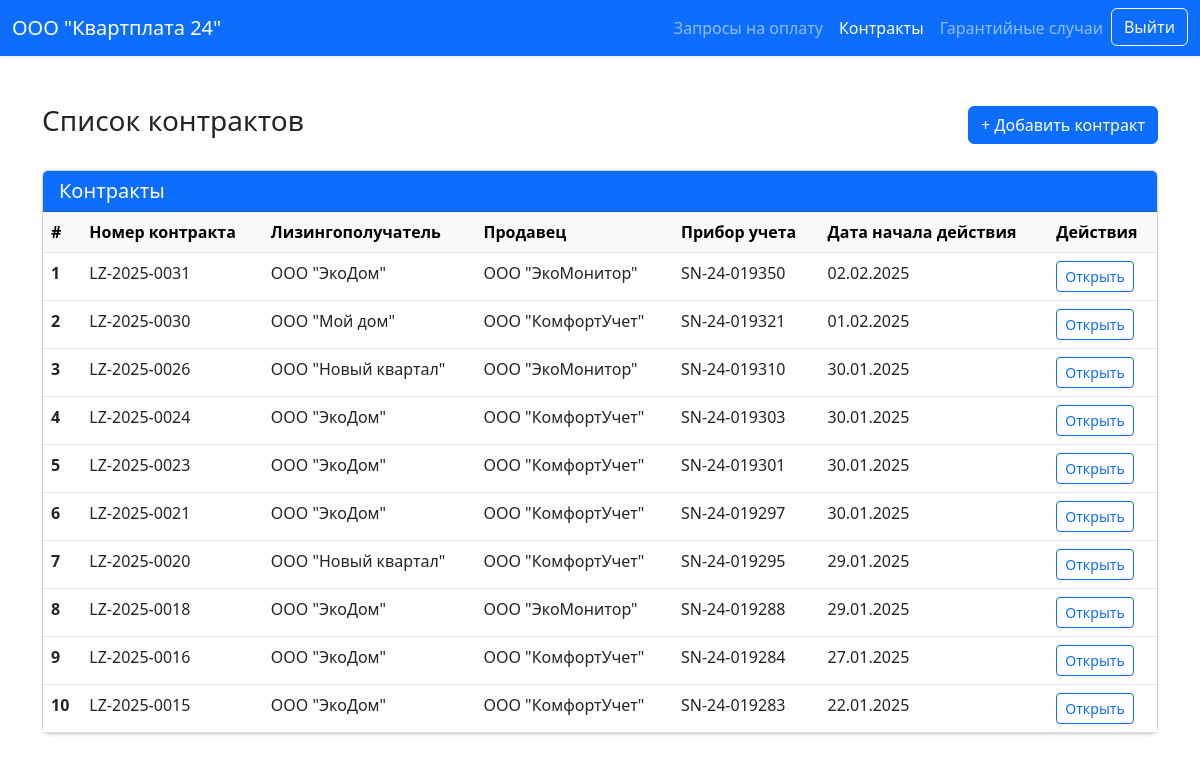
Before: /contract/list/ (signed in) with the older database file.
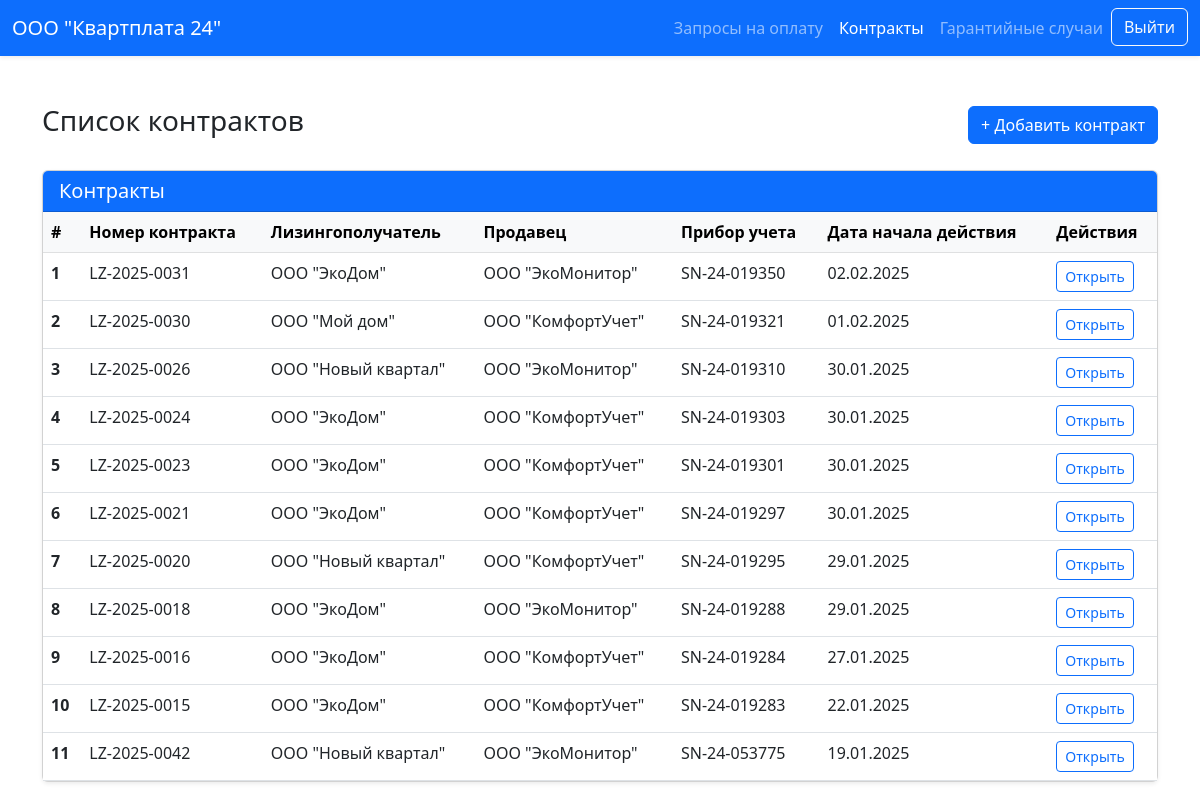
After: the same page with the newer database file.
### leasing/models.py (models this page shows, shortened)
class Contract(models.Model):
    lessor = models.ForeignKey(
        User,
        related_name='lessor_contracts',
        on_delete=models.CASCADE
    )
    lessee = models.ForeignKey(
        User,
        related_name='lessee_contracts',
        on_delete=models.CASCADE
    )
    seller = models.ForeignKey(
        User,
        related_name='seller_contracts',
        on_delete=models.CASCADE
    )
    number = models.CharField(max_length=30)
    meter = models.CharField(max_length=20)
    started = models.DateField()
    class Meta:
        ordering = ['-started', '-number']

class Profile(models.Model):
    ROLE_CHOICES = [
        ('LR', 'Lessor'),
        ('LE', 'Lessee'),
        ('SE', 'Seller'),
        ('AD', 'Admin')
    ]
    user = models.OneToOneField(
        User,
        related_name='profile',
        on_delete=models.CASCADE
    )
    display_name = models.CharField(
        max_length=200,
        blank=True,
        null=True
    )
    role = models.CharField(
        max_length=2,
        choices=ROLE_CHOICES
    )

### leasing/views.py (the view)
# urls.py: path('contract/list/', views.list_contract, name='list_contract'),
@login_required
def list_contract(request):
    user = request.user
    role = user.profile.role
    is_lessor = False
    if role == 'LR':
        is_lessor = True
        contracts = Contract.objects.filter(lessor=user)
    elif role == 'LE':
        contracts = Contract.objects.filter(lessee=user)
    elif role == 'SE':
        contracts = Contract.objects.filter(seller=user)
    elif role == 'AD':
        contracts = Contract.objects.all()
    else:
        contracts = None
    return render(
        request,
        'contract/list.html',
        {
            'company_name': user.profile.display_name,
            'contracts': contracts,
            'is_lessor': is_lessor,
            'section': 'contract',
        }
    )

### leasing/templates/contract/list.html (shortened to what this page needs)
{% extends 'base.html' %}
{% block content %}
	<div class="container my-5">
        <div class="d-flex justify-content-between align-items-center mb-4">
            {% if is_lessor %}
            	<h1 class="h3">Список контрактов</h1>
            {% else %}
                <h1 class="h3">Контракты с участием {{ company_name }}</h1>
            {% endif %}
            {% if is_lessor %}
            <a href="{% url 'add_contract' %}" class="btn btn-primary">+ Добавить контракт</a>
            {% endif %}
        </div>
        <div class="card shadow-sm">
            <div class="card-header bg-primary text-white">
                <h5 class="mb-0">Контракты</h5>
            </div>
            <div class="card-body p-0">
                <table class="table table-hover mb-0">
                    <thead class="table-light">
                        <tr>
                            <th scope="col">#</th>
                            <th scope="col">Номер контракта</th>
                            <th scope="col">Лизингополучатель </th>
                            <th scope="col">Продавец</th>
                            <th scope="col">Прибор учета</th>
                            <th scope="col">Дата начала действия </th>
                            <th scope="col">Действия</th>
                        </tr>
                    </thead>
                    <tbody>
                        {% if contracts %}
                            {% for contract in contracts %}
                                <tr>
                                    <th scope="row">{{ forloop.counter }}</th>
                                    <td>{{ contract.number }}</td>
                                    <td>{{ contract.lessee.profile.display_name|default:contract.lessee.username }}</td>
                                    <td>{{ contract.seller.profile.display_name|default:contract.seller.username }}</td>
                                    <td>{{ contract.meter }}</td>
                                    <td>{{ contract.started|date:"d.m.Y" }}</td>
                                    <td>
                                        <a href="{% url 'view_contract' contract.id %}" class="btn btn-sm btn-outline-primary">
                                            Открыть
                                        </a>
                                    </td>
                                </tr>
                            {% endfor %}
                        {% else %}
                            <tr>
                                <td colspan="7" class="text-center py-4">Нет доступных контрактов.</td>
                            </tr>
                        {% endif %}
                    </tbody>
                </table>
            </div>
        </div>
    </div>
{% endblock %}

Changed rows visible on the page:
added Contract: number "LZ-2025-0042", lessee.profile.display_name "ООО \"Новый квартал\"", seller.profile.display_name "ООО \"ЭкоМонитор\"", meter "SN-24-053775", started "19.01.2025"
